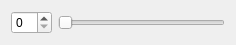
<?xml version="1.0" encoding="UTF-8"?>
<ui version="4.0">
 <class>SmallWidget</class>
 <widget class="QWidget" name="SmallWidget">
  <property name="geometry">
   <rect>
    <x>0</x>
    <y>0</y>
    <width>236</width>
    <height>41</height>
   </rect>
  </property>
  <property name="windowTitle">
   <string>Form</string>
  </property>
  <layout class="QHBoxLayout" name="horizontalLayout">
   <item>
    <widget class="QSpinBox" name="spinBox"/>
   </item>
   <item>
    <widget class="QSlider" name="horizontalSlider">
     <property name="orientation">
      <enum>Qt::Horizontal</enum>
     </property>
    </widget>
   </item>
  </layout>
 </widget>
 <resources/>
 <connections/>
</ui>
